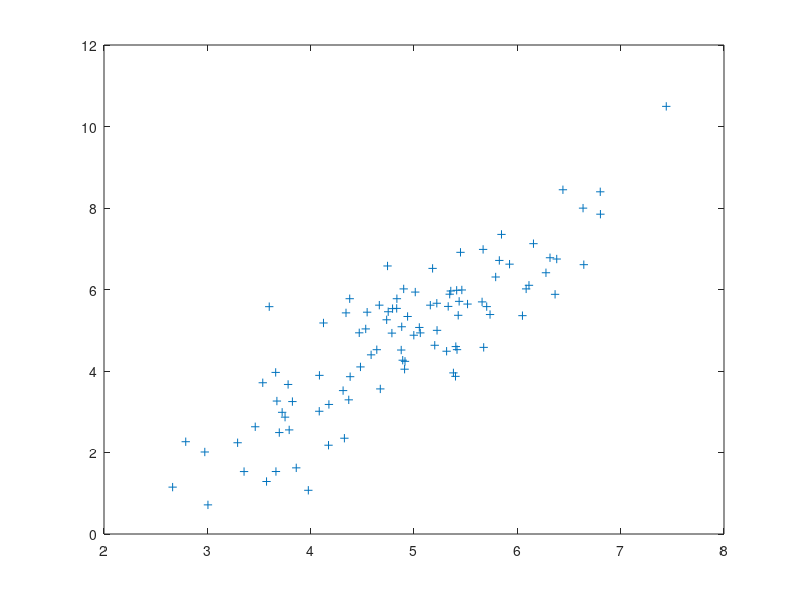
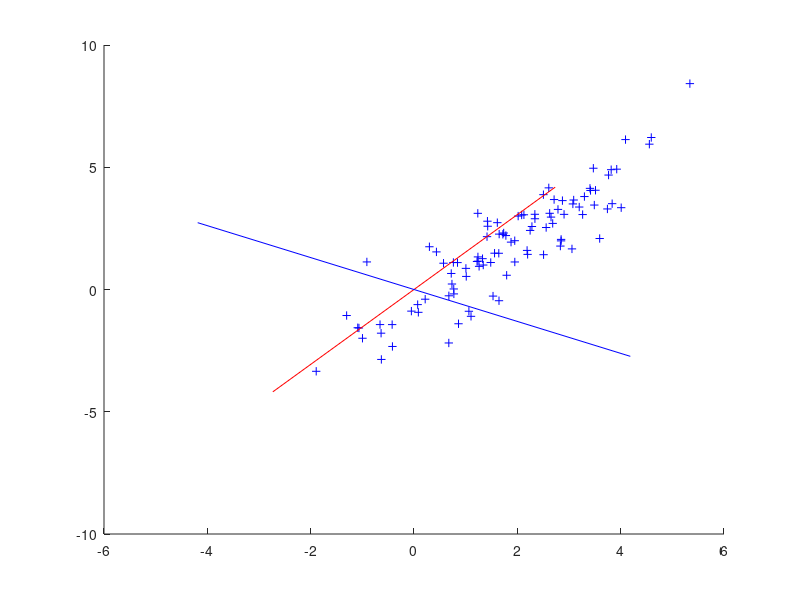

The MATLAB source for these figures, in order:
% generate data
Data = mvnrnd([5, 5],[1 1.5; 1.5 3], 100);
figure(1); plot(Data(:,1), Data(:,2), '+');
%center the data
for i = 1:size(Data,1)
    Data(i, :) = Data(i, :) - mean(Data);
end

DataCov = cov(Data); % covariance matrix
[PC, variances, explained] = pcacov(DataCov); % eigen

% plot principal components
figure(2); clf; hold on;
plot(Data(:,1), Data(:,2), '+b');
plot(PC(1,1)*[-5 5], PC(2,1)*[-5 5], 'r')
plot(PC(1,2)*[-5 5], PC(2,2)*[-5 5], 'b'); hold off

% project down to 1 dimension
PcaPos = Data * PC(:, 1);
